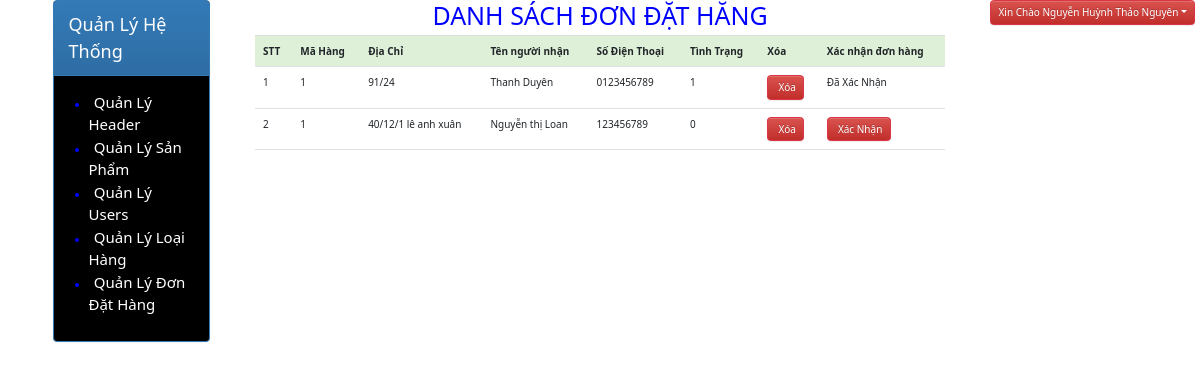
/quanlybanhang.php?t=ddh, run on the app's committed database.
### tables this page shows
CREATE TABLE `dondathang` (
  `ID` int(11) NOT NULL,
  `MaHang` int(100) NOT NULL,
  `diachi` varchar(255) NOT NULL,
  `tennguoinhan` varchar(255) NOT NULL,
  `sdt` varchar(255) NOT NULL,
  `tinhtrang` int(1) NOT NULL DEFAULT 0
);

CREATE TABLE `user` (
  `ID` int(11) NOT NULL,
  `username` varchar(50) NOT NULL,
  `password` varchar(50) NOT NULL,
  `fullname` varchar(50) NOT NULL
);

### quanlyddh.php (the view, shortened to what this page needs)
	 	 	<div class="col-md-12">
	 	 	 	<h1>DANH SÁCH ĐƠN ĐẶT HĂNG</h1>
	 	 	 	<table class="table table-hover">
	 	 	 	 	<tr class="success">
	 	 	 	 	 	<td><strong>STT</strong></td>
	 	 	 	 	 	<td><strong>Mã Hàng</strong></td>
                        <td><strong>Địa Chỉ</strong></td>
                        <td><strong>Tên người nhận</strong></td>
                        <td><strong>Số Điện Thoại</strong></td>
                        <td><strong>Tình Trạng</strong></td>
                        <td><strong>Xóa </strong></td>
                        <td><strong>Xác nhận đơn hàng </strong></td>
	 	 	 	 	</tr>
	 	 	 	 	<?php
                        include 'ketnoi.php';
                        $query="select * from dondathang";
                        $kq = mysqli_query($connect,$query);
	 	 	 	 	$stt = 1;
	 	 	 	 	 	while($row= mysqli_fetch_array($kq)){
	 	 	 	 	 	 	echo "<tr>";
	 	 	 	 	 	 	echo "<td>".$stt."</td>";
                            echo "<td>".$row["MaHang"]."</td>";
                            echo "<td>".$row["diachi"]."</td>";
                            echo "<td>".$row["tennguoinhan"]."</td>";
                            echo "<td>".$row["sdt"]."</td>";
                            echo "<td>".$row["tinhtrang"]."</td>";
 	 	 	 	 	 	echo "<td><a class=\"btn btn-danger\" href=\"xoadh.php?ma=".$row['ID']."\">
      <span class=\"glyphicon glyphiconremove\"></span> Xóa</a></td>";
      if($row['tinhtrang']==0){
		echo "<td><a class=\"btn btn-danger\" href=\"xacnhandonhang.php?ma=".$row['ID']."\">
		<span class=\"glyphicon glyphiconremove\"></span> Xác Nhận</a></td>";
	}
    else echo "<td>Đã Xác Nhận</td>";
	 	 	 	 	 	 	echo "</tr>";
	 	 	 	 	 	 	$stt++;
	 	 	 	 	 	}
	 	 	 	 	?>
	 	 	 	</table>
</div>

### quanlybanhang.php (shortened to what this page needs)
<!DOCTYPE html>
<html lang="en">
<head>
<link rel="stylesheet" href="https://cdn.jsdelivr.net/npm/bootstrap@3.4.1/dist/css/bootstrap.min.css">
<link rel="stylesheet" href="https://cdn.jsdelivr.net/npm/bootstrap@3.4.1/dist/css/bootstrap-theme.min.css">
    <link href="https://cdn.jsdelivr.net/npm/bootstrap@5.2.0-beta1/dist/css/bootstrap.min.css" rel="stylesheet">
</head>
<body>
<?php
include 'ketnoi.php';
?>
    <div class="container">
        <div class="col-md-2">
        <div class="panel panel-primary">
  <div class="panel-heading">Quản Lý Hệ Thống</div>
  <div class="panel-body">
            <ul>
                <li><a href="?t=header">Quản Lý Header</a></li>
                <li><a href="?t=sp">Quản Lý Sản Phẩm</a></li>
                <li><a href="?t=user">Quản Lý Users</a></li>
                <li><a href="?t=loaihang">Quản Lý Loại Hàng</a></li>
                <li><a href="?t=ddh">Quản Lý Đơn Đặt Hàng</a></li>
            </ul>
  </div>
</div>
        </div>
        <div class="col-md-8">
        <?php
        if(isset( $_GET['t'])){
            $x=  $_GET['t'];
        }
        else  $x="";
         if($x=='header'){
             include ('quanliheader.php');
         }
         else if($x=='sp'){
            include ('quanlysanpham.php');
        }
         else if($x=='loaihang'){
            include ('quanlyloaihang.php');
        }
        else if($x=='user'){
            include ('quanlyuser.php');
        }
        else if($x=='ddh'){
            include ('quanlyddh.php');
        }
        ?>
        </div>
        <div class="col-md-2">
        <?php
        $query="select * from user ";
        $kq = mysqli_query($connect,$query);
        $row=mysqli_fetch_array($kq);
echo '<div class="dropdown">';
echo '<button class="btn  btn-danger dropdown-toggle" type="button" id="dropdownMenuButton1" data-bs-toggle="dropdown" aria-expanded="false">';
echo "Xin Chào $row[fullname]";
echo '</button>';
echo '</div>';
?>
        </div>
    </div>
</body>
</html>

### quanlybanhang.php (style rules this page uses)
.panel-heading { font-size:18px; }
li { color: blue; }
a { padding: 5%; font-size:15px; text-decoration:none; color: white; }
.panel { background-color:black; }
h1 { color:blue; }
h1,h2 { text-align:center; }

### data on the page
dondathang: MaHang "1", diachi "91/24", tennguoinhan "Thanh Duyên", sdt "0123456789", tinhtrang "1", shows "Đã Xác Nhận"
dondathang: MaHang "1", diachi "40/12/1 lê anh xuân", tennguoinhan "Nguyễn thị Loan", sdt "123456789", tinhtrang "0"
user: fullname "Nguyễn Huỳnh Thảo Nguyên"
